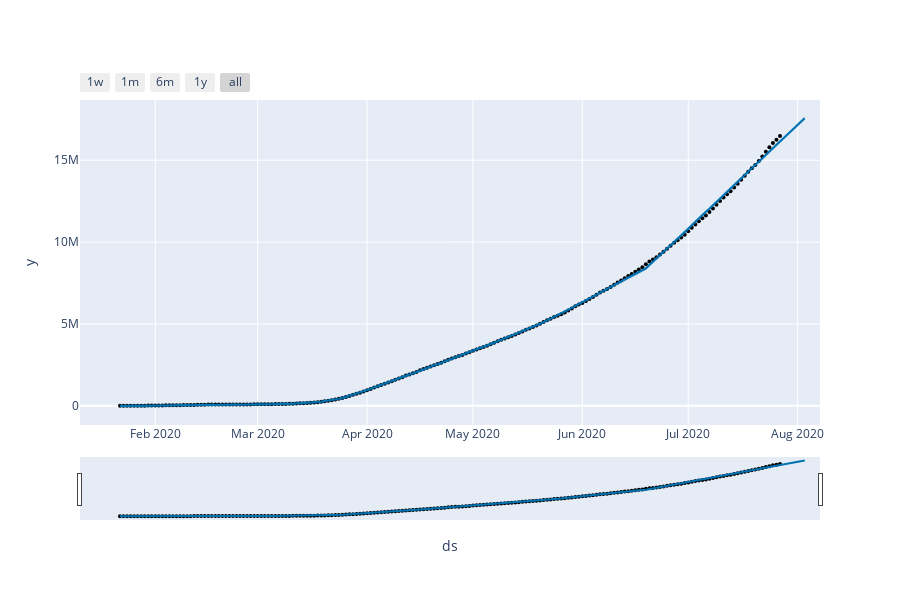

Notebook cell for this chart:
### Code cell
plot_plotly(model, forecast)

### Figure 1 — Plotly figure (JSON) as saved in the notebook; plotly's stock layout.template omitted (floating-point values rounded to 4 significant figures; data arrays with more than 128 entries replaced by an {"elided": "..."} marker saying what was removed)
{"data": [{"marker": {"color": "black", "size": 4}, "mode": "markers", "name": "Actual", "type": "scatter", "x": {"elided": "188 str values"}, "y": {"elided": "188 int values"}}, {"hoverinfo": "skip", "line": {"width": 0}, "mode": "lines", "type": "scatter", "x": {"elided": "195 str values"}, "y": {"elided": "195 float values"}}, {"fill": "tonexty", "fillcolor": "rgba(0, 114, 178, 0.2)", "line": {"color": "#0072B2", "width": 2}, "mode": "lines", "name": "Predicted", "type": "scatter", "x": {"elided": "195 str values"}, "y": {"elided": "195 float values"}}, {"fill": "tonexty", "fillcolor": "rgba(0, 114, 178, 0.2)", "hoverinfo": "skip", "line": {"width": 0}, "mode": "lines", "type": "scatter", "x": {"elided": "195 str values"}, "y": {"elided": "195 float values"}}], "layout": {"height": 600, "showlegend": false, "width": 900, "xaxis": {"rangeselector": {"buttons": [{"count": 7, "label": "1w", "step": "day", "stepmode": "backward"}, {"count": 1, "label": "1m", "step": "month", "stepmode": "backward"}, {"count": 6, "label": "6m", "step": "month", "stepmode": "backward"}, {"count": 1, "label": "1y", "step": "year", "stepmode": "backward"}, {"step": "all"}]}, "rangeslider": {"visible": true}, "title": {"text": "ds"}, "type": "date"}, "yaxis": {"title": {"text": "y"}}}}
